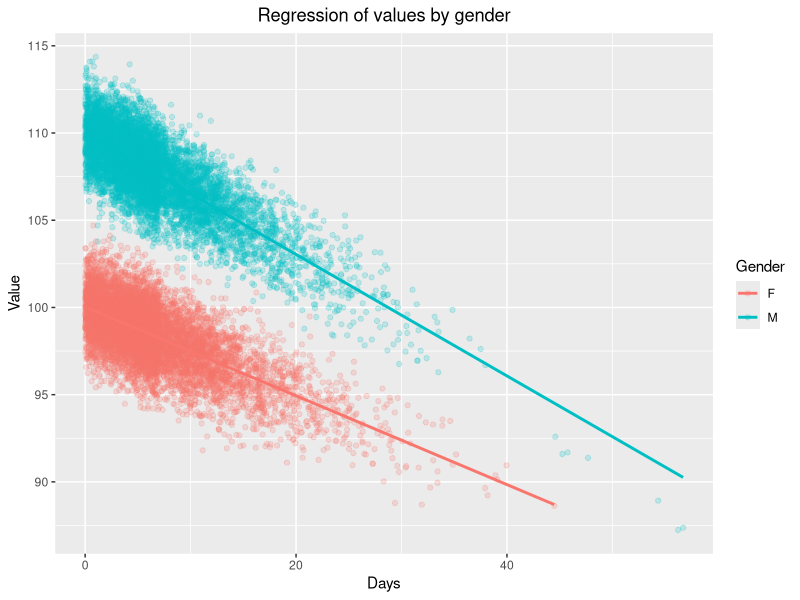

R code for this plot:
# ==============================================================================
# Project: Simulating Repeated Measures Data with Gender-Based Variability
# Script:  repeated_measures_data_simulation.R
# Author:  Simon Greaves
# Date:    17-AUG-2024
# 
# Description:
# This script generates a simulated dataset of repeated measurements taken
# from individual subjects over time, incorporating gender-based differences 
# in baseline values and slopes. The simulation includes time-varying effects,
# probabilistic no-shows (failed measurements that yield NA values),
# and random intervals between measurement appointments.
# This dataset can be used to validate statistical models and explore data
# analysis techniques.
#
# Dependencies:
# - R version 4.1.3
# - Packages: dplyr, ggplot2
#
# Inputs:
# - None
#
# Outputs:
# - A data set containing the repeated measurements by id in a LONG format.
# - A ggplot visualizing the relationship between time and measurement values
#   stratified by gender.
#
# Notes:
# - Gender is modeled as a binary variable with equal probability.
# 
# ==============================================================================

pkgs <- c('dplyr', 'ggplot2')
inst <- lapply(pkgs, library, character.only = TRUE)

set.seed(42)

# number of individual id instances
n_instances <- 10000

# number of measurements
lambda <- 0.75
# model gender
prob_male <- 0.5
# set up measurement baseline and slope varying by gender
baseline <- 100
male_baseline_offset <- 10
slope <- -0.25
male_slope_offset <- -0.1
# simulate a 10% change of no-shows
measurement_prob <- 0.9
# maximum of 7 days between measurement appointments
max_days <- 7

# set up individual profiles
wide <- data.frame(id = 1:n_instances,
                   total_measurements = ceiling(rexp(n_instances, lambda)),
                   gender = rbinom(n_instances,
                                   size = 1,
                                   prob = prob_male),
                   id_offset = rnorm(mean = 0, sd = 1, n = n_instances))
head(wide, 4)

# create measurements data set with as many rows as measurements
long <- wide[rep(seq_len(nrow(wide)), wide$total_measurements), ] %>%
  mutate(
    # Days between measurements
    days = runif(n = n(), min = 0, max = max_days),
    # Gender
    sex = c('F', 'M')[gender + 1]) %>%
  group_by(id) %>%
  mutate(
    # Day of measurement
    day = cumsum(days),
    # Number of appointment
    n_appointment = row_number(),
    # Was measurement successful or is it NA?
    successful_measurement = rbinom(n = n(), size = 1, prob = measurement_prob),
    # Successful measurements up to this point
    n_measurements = cumsum(successful_measurement),
    # Total successful measurements
    n_succesfull_measurements = sum(successful_measurement),
    # Measurement value
    value = if_else(successful_measurement == 1,
                 baseline + id_offset + gender * male_baseline_offset +
                   slope * day + gender * male_slope_offset * day +
                   rnorm(n = n(), mean = 0, sd = 1),
                 NA)
  )
head(data.frame(long), 8)

# plot the data
long %>%
  subset(successful_measurement == TRUE) %>%
  ggplot(aes(x = day, y = value, color = sex)) +
  geom_point(alpha = 0.2) +  # Add points with some transparency
  geom_smooth(method = "lm", se = FALSE) +  # Add regression lines
  labs(
    title = "Regression of values by gender",
    x = "Days",
    y = "Value",
    color = "Gender"
  ) +
  theme(plot.title = element_text(hjust = 0.5))
